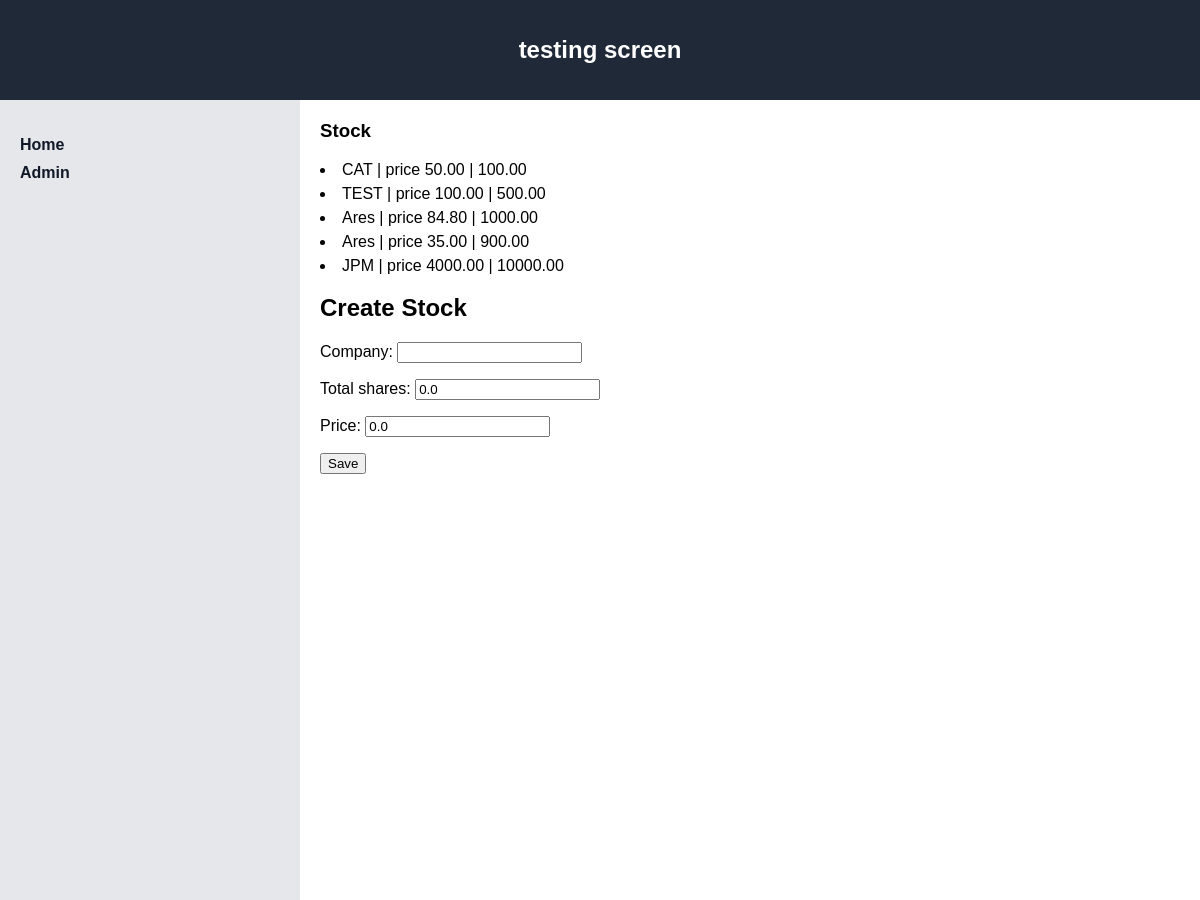
The app's page /testing_Screen/ with its own data.
### league/models.py (models this page shows)
class Stock(models.Model):
    company = models.CharField(max_length=100)
    total_shares = models.DecimalField(max_digits=10, decimal_places=2, default=0.00)
    price = models.DecimalField(max_digits=10, decimal_places=2, default=0.00)
    def __str__(self):
        return f"{self.company}"

### league/views.py (the view)
# urls.py: path("testing_Screen/", views.testing_Screen, name="testing_Screen"),
def testing_Screen(request):
    if request.method == "POST":
        form = Stockform(request.POST)
        if form.is_valid():
            form.save()
            return redirect("landing")
    else:
        form = Stockform()
    counter = 0
    stock = Stock.objects.all()
    print(stock)
    context = {
        "stock":stock,
        "form": form,
    }
    return render(request, "league/testing_Screen.html",context )

### league/forms.py
class Stockform(forms.ModelForm): # forms.ModelForm is used to automatatacally connect to a model
    class Meta:
        model = Stock
        fields = ['company', 'total_shares', 'price']

### league/templates/league/testing_Screen.html (shortened to what this page needs)
<!DOCTYPE html>
<html lang="en">
<head>
</head>
<body>
<header>
  <h2>testing screen</h2>
</header>
<section>
  <nav>
    <ul>
      <li><a href="http://127.0.0.1:8000/">Home</a></li>
      <li><a href="admin/">Admin</a></li>
    </ul>
  </nav>
  <article>
    <h1>Stock</h1>
{% for x in stock %}
<li>{{x.company}} | price {{x.price}} | {{x.total_shares}}
</li>
{% endfor %}
<h2>Create Stock</h2>
<form method="POST">
    {{ form.as_p }}
    <button type="submit">Save</button>
</form>
</section>
</body>
</html>

### league/templates/league/testing_Screen.html (style rules this page uses)
* { box-sizing: border-box; }
body { margin: 0; font-family: Arial, Helvetica, sans-serif; background-color: #f5f5f5; }
header { background-color: #1f2937; padding: 16px; text-align: center; color: white; }
section { display: flex; min-height: 100vh; }
nav { width: 25%; background: #e5e7eb; padding: 20px; }
nav ul { list-style: none; padding: 0; }
nav li { margin-bottom: 10px; }
nav a { text-decoration: none; color: #111827; font-weight: bold; }
article { width: 75%; padding: 20px; background-color: #ffffff; }
h1 { margin-top: 0; }
ul { padding-left: 20px; }
li { margin-bottom: 6px; }

### records on screen
Stock: company "CAT", price "50.00", total_shares "100.00"
Stock: company "TEST", price "100.00", total_shares "500.00"
Stock: company "Ares", price "84.80", total_shares "1000.00"
Stock: company "Ares", price "35.00", total_shares "900.00"
Stock: company "JPM", price "4000.00", total_shares "10000.00"
